Frame 1 (no input): blank canvas, image omitted
Frame 60 (no input): blank canvas, image omitted
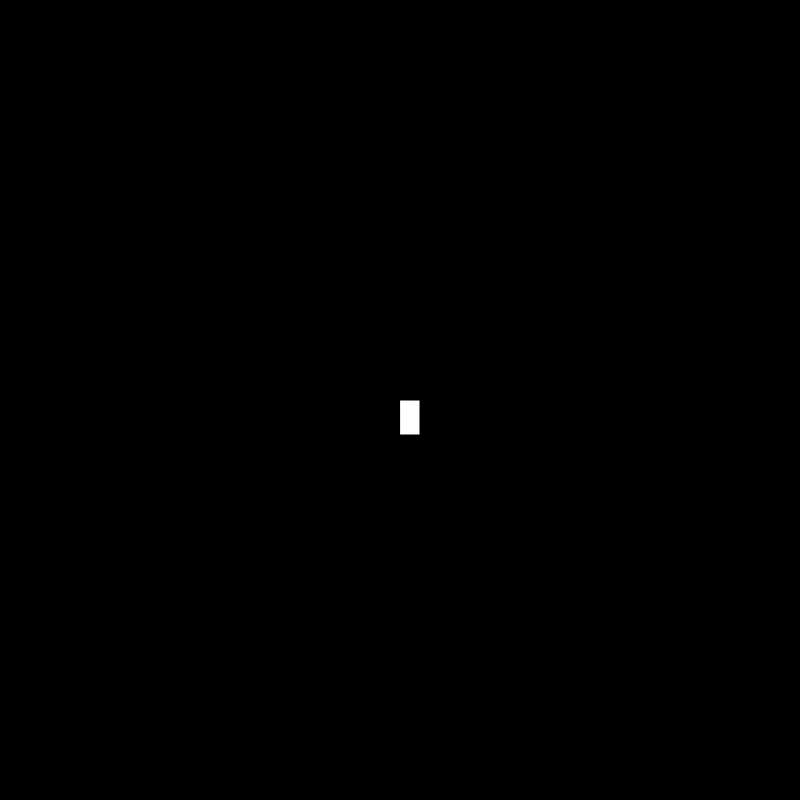
Frame 120 (the mouse pressed at the canvas centre since frame 60)

The p5.js sketch whose frames 1 and 60 were blank and that drew this single picture after the mouse press (run headless with seeded random() and noise() and a simulated clock; from frame 60 on, the mouse is pressed at the canvas centre):

// p5.js sketch
// ── sketch.js

function setup() {

createCanvas(800, 800);

background("black");

}

function draw() {

stroke("black");

fill("white");

if(mouseIsPressed){

rect(mouseX, mouseY, 20, 35);

}

}
